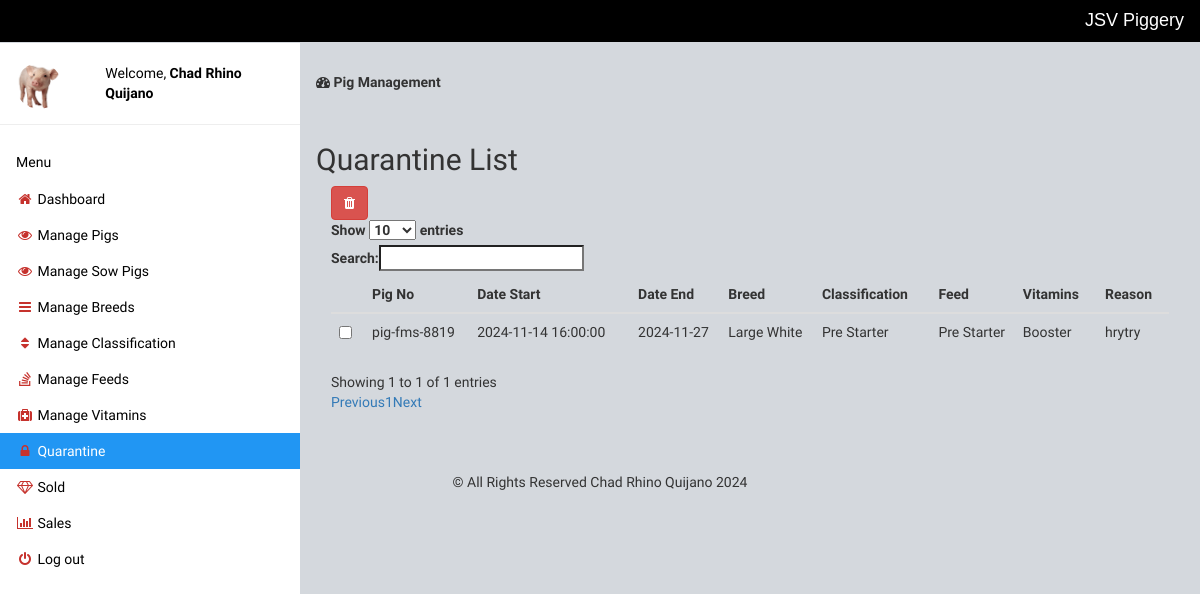
The app's page /manage-quarantine.php (signed in) with its own data.
### tables this page shows
CREATE TABLE `quarantine` (
  `id` int(11) NOT NULL,
  `pig_no` int(11) NOT NULL,
  `date_q` varchar(10) NOT NULL,
  `reason` text NOT NULL,
  `date_start` timestamp NOT NULL DEFAULT current_timestamp(),
  `date_end` date DEFAULT NULL
);

CREATE TABLE `pigs` (
  `id` int(11) NOT NULL,
  `pigno` varchar(255) NOT NULL,
  `breed_id` int(11) NOT NULL,
  `weight` varchar(10) NOT NULL,
  `img` varchar(255) NOT NULL,
  `gender` varchar(10) NOT NULL,
  `arrived` varchar(10) NOT NULL,
  `remark` text NOT NULL,
  `description` varchar(250) NOT NULL,
  `health_status` varchar(50) NOT NULL,
  `classification_id` int(11) NOT NULL,
  `feed_id` int(11) NOT NULL,
  `vitamins_id` int(11) NOT NULL,
  `status` int(11) NOT NULL DEFAULT 1 COMMENT '1=active,2=quarantined,3=sold\r\n',
  `type` varchar(255) DEFAULT NULL,
  `month` date NOT NULL
);

CREATE TABLE `breed` (
  `id` int(11) NOT NULL,
  `name` varchar(255) NOT NULL
);

CREATE TABLE `classification` (
  `id` int(50) NOT NULL,
  `name` varchar(50) NOT NULL
);

CREATE TABLE `feed` (
  `id` int(50) NOT NULL,
  `name` varchar(50) NOT NULL,
  `brand` text NOT NULL,
  `stock` int(11) DEFAULT NULL,
  `kilo` decimal(10,0) NOT NULL
);

CREATE TABLE `vitamins` (
  `id` int(50) NOT NULL,
  `name` text NOT NULL,
  `brand` text NOT NULL,
  `stock` int(11) NOT NULL DEFAULT 1
);

### manage-quarantine.php (the view, shortened to what this page needs)
<?php include 'setting/system.php'; ?>
<?php include 'theme/head.php'; ?>
<?php include 'theme/sidebar.php'; ?>
<div class="w3-main" style="margin-left:300px;margin-top:43px;">
  <header class="w3-container" style="padding-top:22px">
    <h5><b><i class="fa fa-dashboard"></i> Pig Management</b></h5>
  </header>
 <div class="w3-container" style="padding-top:22px">
	 <div class="w3-row">
	 	<h2>Quarantine List</h2>
	 	<div class="col-md-12">
	 		<a title="Check to delete from list" data-toggle="modal" data-target="#_remove" id="delete"  class="btn btn-danger"><i class="fa fa-trash"></i>
			</a>
	 		<form method="post" action="remove_quarantine.php" class="table-responsive">
	 		<table class="table table-hover" id="table">
	 			<thead>
	 				<tr>
	 					<th></th>
	 					<th>Pig No</th>
	 					<th>Date Start</th>
						 <th>Date End</th>
	 					<th>Breed</th>
						 <th>Classification</th>
						 <th>Feed</th>
						 <th>Vitamins</th>
	 					<th>Reason</th>
	 				</tr>
	 			</thead>
	 			<tbody>
	 				<?php
	 				$get = $db->query("SELECT
						q.id,
						q.date_q,
						q.date_start,
						q.date_end,
						q.reason,
						b.name AS breed,
						p.pigno,
						c.name AS classification,
						f.name AS feed,
						v.name AS vitamins
					FROM
						quarantine q
					LEFT JOIN
						pigs p ON q.pig_no = p.id
					LEFT JOIN
						classification c ON p.classification_id = c.id
					LEFT JOIN
						feed f ON p.feed_id = f.id
					LEFT JOIN
						vitamins v ON p.vitamins_id = v.id
					LEFT JOIN
						breed b ON p.breed_id = b.id
					WHERE
						p.status = 2
					");
	 				$res = $get->fetchAll(PDO::FETCH_OBJ);
	 				foreach($res as $n){
						?>
                         <tr>
                         	<td>
                         		<input type="checkbox" name="selector[]" value="<?php echo $n->id ?>">
                         	</td>
                         	<td> <?php echo $n->pigno; ?> </td>
                         	<td>  <?php echo $n->date_start; ?> </td>
							 <td>  <?php echo $n->date_end; ?> </td>
                         	<td><?php echo $n->breed; ?> </td>
							 <td><?php echo $n->classification; ?> </td>
							 <td><?php echo $n->feed; ?> </td>
							 <td><?php echo $n->vitamins ; ?> </td>
                         	<td> <?php echo $n->reason; ?> </td>
                         </tr>
	 				<?php }
	 				?>
	 			</tbody>
	 		</table>
	 	</form>
	 	</div>
	 	 </div>
</div>
</div>
<?php include 'theme/foot.php'; ?>

### theme/head.php (style rules this page uses)
body { font-family: 'Baumans'; background-color: #d4d8dd; }

### records on screen
quarantine: pigs.pigno "pig-fms-8819", date_start "2024-11-14 16:00:00", date_end "2024-11-27", breed.name "Large White", classification.name "Pre Starter", feed.name "Pre Starter", vitamins.name "Booster", reason "hrytry"

### other values on screen
NAME_X "JSV Piggery"
$_SESSION['name'] "Chad Rhino Quijano"
